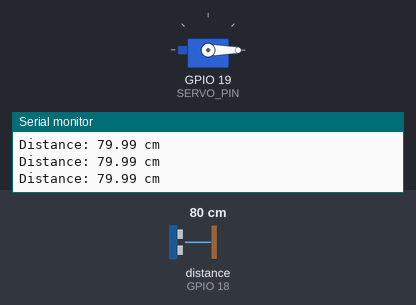
The sketch below on a simulated ESP32. Shown: servo, the last lines printed to the serial monitor. Wiring (inferred from the names in the program): ultrasonic range finder: trigger GPIO 5; echo GPIO 18. Inputs (shaded band) come from the test bench; at power-on: distance to the obstacle (sensor on GPIO 18) 80 cm. The echo pulse lasts 58.3 µs per cm.

Above: at 1.2 s.
1.3 s: distance to the obstacle (sensor on GPIO 18) set to 16 cm
2.8 s: distance to the obstacle (sensor on GPIO 18) set to 13 cm
At 4.2 s:
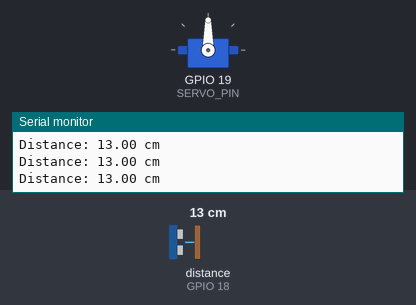
Timing chart, 0 to 5.8 s (numbered marks = the images above; inputs shaded):
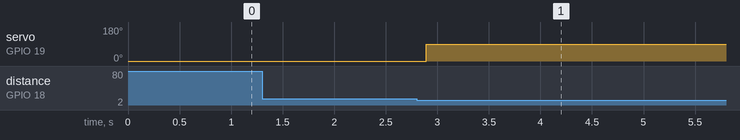

The sketch:

garagedoor.ino
```cpp
#include <ESP32Servo.h>

// Ultrasonic sensor pins
#define TRIG_PIN 5
#define ECHO_PIN 18

// Servo pin
#define SERVO_PIN 19

Servo garageServo;

// Settings
const int detectionDistance = 15;
const int openAngle = 90;
const int closedAngle = 0;

bool gateOpen = false;
unsigned long carLeftTime = 0;

void setup() {

  Serial.begin(115200);

  pinMode(TRIG_PIN, OUTPUT);
  pinMode(ECHO_PIN, INPUT);

  garageServo.setPeriodHertz(50);
  garageServo.attach(SERVO_PIN, 500, 2400);

  garageServo.write(closedAngle);

  Serial.println("Automatic Garage System Ready!");
}

float getDistance() {

  digitalWrite(TRIG_PIN, LOW);
  delayMicroseconds(2);

  digitalWrite(TRIG_PIN, HIGH);
  delayMicroseconds(10);
  digitalWrite(TRIG_PIN, LOW);

  long duration = pulseIn(ECHO_PIN, HIGH, 30000);

  if (duration == 0) {
    return -1;
  }

  float distance = duration * 0.0343 / 2;

  return distance;
}

void loop() {

  float distance = getDistance();

  Serial.print("Distance: ");
  Serial.print(distance);
  Serial.println(" cm");

  // Detect car
  if (distance > 0 && distance <= detectionDistance) {

    carLeftTime = 0;

    if (!gateOpen) {

      garageServo.write(openAngle);
      gateOpen = true;

      Serial.println("CAR DETECTED!");
      Serial.println("GARAGE GATE OPENED!");
    }
  }

  // Car has left the detection area
  else if (gateOpen) {

    if (carLeftTime == 0) {
      carLeftTime = millis();
    }

    // Close gate after 3 seconds without detecting car
    if (millis() - carLeftTime >= 3000) {

      garageServo.write(closedAngle);
      gateOpen = false;
      carLeftTime = 0;

      Serial.println("CAR LEFT!");
      Serial.println("GARAGE GATE CLOSED!");
    }
  }

  delay(100);
}
```

Measured:
- the behaviour switches between 15 and 14 cm on distance to the obstacle (sensor on GPIO 18) (found by bisection; images 0 and 1)
- after the input at 2.8 s, servo on GPIO 19 (SERVO_PIN): 0° → 90° after 0.09 s
